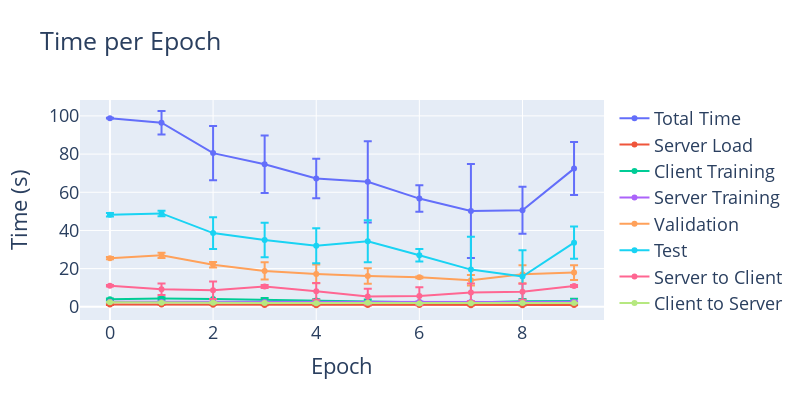

The code cell stored with this chart in its notebook:
### Code cell
fig = plot(df,
        x_axis='epoch',
        y_axiss = ['time_total',
                   'time_server_load',
                   'time_client_training',
                   'time_server_training',
                   'time_validation',
                   'time_test',
                   'time_communication_server_to_client', 
                   'time_communication_client_to_server'],
        x_axis_title = 'Epoch',
        y_axis_title = 'Time (s)',
        legend_names=['Total Time',
                        'Server Load',
                        'Client Training',
                        'Server Training',
                        'Validation',
                        'Test',
                        'Server to Client',
                        'Client to Server'],
        title='Time per Epoch')
fig.show()

### Figure 1 — Plotly figure (JSON) as saved in the notebook; plotly's stock layout.template omitted (floating-point values rounded to 4 significant figures)
{"data": [{"error_y": {"array": [0.202, 6.131, 14.24, 15.1, 10.4, 21.28, 6.954, 24.58, 12.27, 13.87], "type": "data"}, "name": "Total Time", "type": "scatter", "x": [0, 1, 2, 3, 4, 5, 6, 7, 8, 9], "y": [98.78, 96.44, 80.51, 74.67, 67.21, 65.45, 56.7, 50.22, 50.58, 72.39]}, {"error_y": {"array": [0.2301, 0.1211, 0.03519, 0.1521, 0.1152, 0.2693, 0.1327, 0.1261, 0.2067, 0.1111], "type": "data"}, "name": "Server Load", "type": "scatter", "x": [0, 1, 2, 3, 4, 5, 6, 7, 8, 9], "y": [1.186, 1.168, 1.133, 0.9809, 0.8445, 0.9342, 0.929, 0.8264, 0.8917, 0.9101]}, {"error_y": {"array": [0.3434, 0.6449, 0.02276, 0.9958, 0.6548, 1.048, 0.1566, 0.196, 1.186, 1.159], "type": "data"}, "name": "Client Training", "type": "scatter", "x": [0, 1, 2, 3, 4, 5, 6, 7, 8, 9], "y": [3.962, 4.341, 4.137, 3.583, 3.37, 2.802, 2.34, 2.3, 2.922, 3.058]}, {"error_y": {"array": [0.07805, 0.1275, 0.06223, 0.137, 0.1416, 0.1473, 0.3245, 0.3144, 0.3213, 0.305], "type": "data"}, "name": "Server Training", "type": "scatter", "x": [0, 1, 2, 3, 4, 5, 6, 7, 8, 9], "y": [2.63, 2.575, 2.589, 2.469, 2.484, 2.41, 2.527, 2.49, 2.566, 2.616]}, {"error_y": {"array": [0.6138, 1.387, 1.447, 4.527, 4.946, 4.046, 0.4353, 2.757, 4.714, 3.888], "type": "data"}, "name": "Validation", "type": "scatter", "x": [0, 1, 2, 3, 4, 5, 6, 7, 8, 9], "y": [25.5, 26.97, 22.04, 18.8, 17.23, 16.1, 15.45, 13.92, 17.03, 17.94]}, {"error_y": {"array": [0.9707, 1.426, 8.31, 9.046, 9.206, 11.06, 3.244, 17.16, 13.77, 8.437], "type": "data"}, "name": "Test", "type": "scatter", "x": [0, 1, 2, 3, 4, 5, 6, 7, 8, 9], "y": [48.23, 48.92, 38.62, 35.02, 31.98, 34.34, 27.02, 19.5, 15.86, 33.6]}, {"error_y": {"array": [0.3607, 3.03, 4.561, 0.8009, 4.389, 4.113, 4.654, 4.656, 4.207, 0.4879], "type": "data"}, "name": "Server to Client", "type": "scatter", "x": [0, 1, 2, 3, 4, 5, 6, 7, 8, 9], "y": [11.01, 9.249, 8.674, 10.69, 8.129, 5.383, 5.625, 7.566, 7.934, 10.92]}, {"error_y": {"array": [0.1455, 0.1317, 0.2317, 0.1324, 0.2325, 0.1536, 0.0309, 0.01704, 0.1358, 0.0341], "type": "data"}, "name": "Client to Server", "type": "scatter", "x": [0, 1, 2, 3, 4, 5, 6, 7, 8, 9], "y": [2.426, 2.138, 2.151, 1.971, 1.905, 2.073, 1.77, 1.911, 1.964, 1.965]}], "layout": {"font": {"size": 18}, "height": 400, "hovermode": "x", "title": {"text": "Time per Epoch"}, "width": 800, "xaxis": {"title": {"text": "Epoch"}}, "yaxis": {"title": {"text": "Time (s)"}}}}
